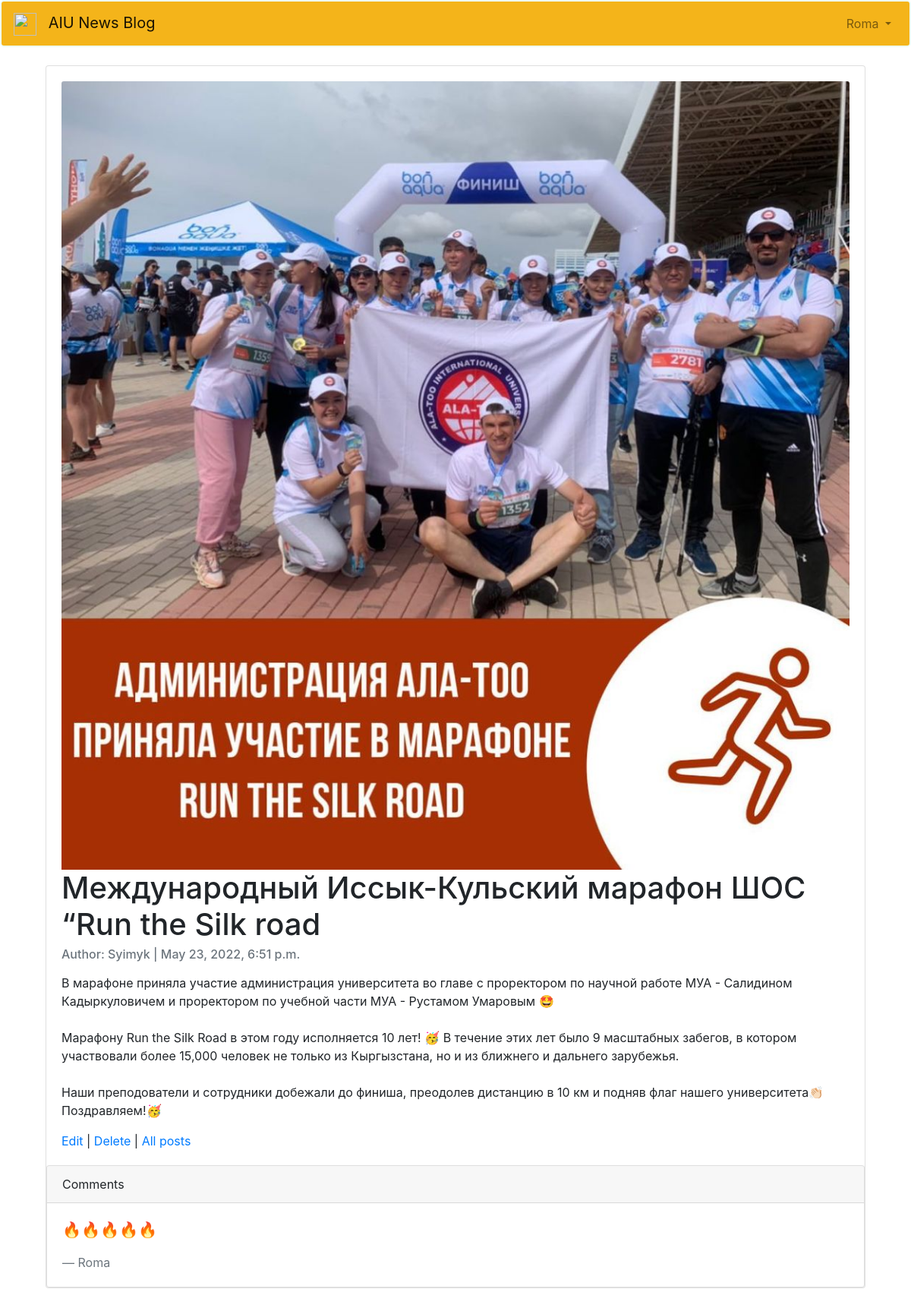
Page /articles/21/ (signed in) on the committed database.
### accounts/models.py (models this page shows)
class CustomUser(AbstractUser):
    age = models.PositiveIntegerField(null=True, blank=True)

### articles/models.py (models this page shows, shortened)
class Article(models.Model):
    title = models.CharField(max_length=150)
    summary = models.CharField(max_length=200, blank=True)
    body = RichTextField()
    photo = models.ImageField(upload_to='images/', blank=True)
    date = models.DateTimeField(auto_now_add=True)
    author = models.ForeignKey(
        get_user_model(),
        on_delete=models.CASCADE,
    )

class Comment(models.Model):
    article = models.ForeignKey(Article, on_delete=models.CASCADE, related_name='comments')
    comment = models.CharField(max_length=150)
    author = models.ForeignKey(
        get_user_model(),
        on_delete=models.CASCADE,
    )
    def __str__(self):
        return self.comment

### articles/views.py (the view)
# urls.py: path('<int:pk>/', ArticleDetailView.as_view(), name='article_detail'),
class ArticleDetailView(DetailView):
    model = Article
    template_name = 'article_detail.html'

### templates/article_detail.html (shortened to what this page needs)
{% extends 'base.html' %}
{% block content %}
    <div class="container-fluid">
        <div class="card" >
          <div class="card-body">
              {%  if object.photo %}
                <img class="card-img-top" src="{{ object.photo.url }}" alt="{{ object.title }}">
              {% endif %}
              <h1 class="card-title">{{ object.title }}</h1>
              <h6 class="card-subtitle mb-2 text-muted">Author: {{ object.author }} | {{ object.date }}</h6>
              <p class="card-text">{{ object.body | safe}}</p>
              <a href="{% url 'article_edit' article.pk %}">Edit</a> |
              <a href="{% url 'article_delete' article.pk %}">Delete</a> |
              <a href="{% url 'article_list' %}">All posts</a>
          </div>
            <div class="card">
                <div class="card-header">Comments</div>
                {%  for comment in article.comments.all %}
                    <div class="card-body">
                        <blockquote class="blockquote mb-0">
                            <p>{{ comment }}</p>
                            <footer class="blockquote-footer">{{ comment.author }}</footer>
                        </blockquote>
                    </div>
                {% endfor %}
            </div>
        </div>
    </div>
{% endblock content %}

### templates/base.html (shortened to what this page needs)
{% load static %}
<!DOCTYPE html>
<html>
    <head>
            <link rel="stylesheet" href="https://cdn.jsdelivr.net/npm/bootstrap@4.5.3/dist/css/bootstrap.min.css">
    </head>
    <body style="background-image: url('https://catherineasquithgallery.com/uploads/posts/2021-02/1613261242_78-p-sinii-fon-tsifrovoi-112.jpg');   background-size: cover; background-attachment: fixed;
    background-repeat: no-repeat;">
        <nav style="border-width: 2px; border-radius: 5px; border-color: azure; border-style: solid; background-color: #F4B41A;" class="navbar navbar-expand-lg navbar-light" >
            <a class="navbar-brand" href="{% url 'home' %}">
                <img src="https://st-1.akipress.org/st_all/bilim/9/1519540999.2.jpg" height="30" weight="45px" style="margin-right:10px" >
                AIU News Blog
            </a>
            <div class="collapse navbar-collapse" id="navbarSupportedContent">
                {% if user.is_authenticated %}
                    <ul class="navbar-nav ml-auto">
                        <li class="nav-item">
                            <a class="nav-link dropdown-toggle" href="#"
                                id="navbarDropdown" role="button" data-toggle="dropdown"
                                aria-haspopup="true" aria-expanded="false">
                                {{ user.username | title }}
                            </a>
                        </li>
                    </ul>
                {% else %}
                    <form class="form-inline ml-auto">
                        <a href="{% url 'login' %}" class="btn btn-outline-light">Login</a>
                        <a href="{% url 'signup' %}" class="btn btn-primary ml-2">Sign up</a>
                    </form>
                {% endif %}
            </div>
        </nav>
        <br>
        <main>
            <div class="container">
                {% block content %}
                {% endblock content %}
            </div>
        </main>
    </body>
</html>

### rows in the picture
CustomUser: username "Roma"
Article: photo (picture), title "Mеждународный Иссык-Кульский марафон ШОС “Run the Silk road", author "Syimyk", date "May 23, 2022, 6:51 p.m.", body "В марафоне приняла участие администрация университета во главе с проректором по научной работе МУА - Салидином Кадыркуловичем и проректором по учебной части МУА - Рустамом Умаровым 🤩 Марафону Run the Silk Road в этом году исполняется 10 лет! 🥳 В течение этих лет было 9 масштабных забегов, в котором участвовали более 15,000 человек не только из Кыргызстана, но и из ближнего и дальнего зарубежья. Наши преподователи и сотрудники добежали до финиша, преодолев дистанцию в 10 км и подняв флаг нашего университета👏🏻 Поздравляем!🥳"
Comment: comment "🔥🔥🔥🔥🔥", author "Roma"
